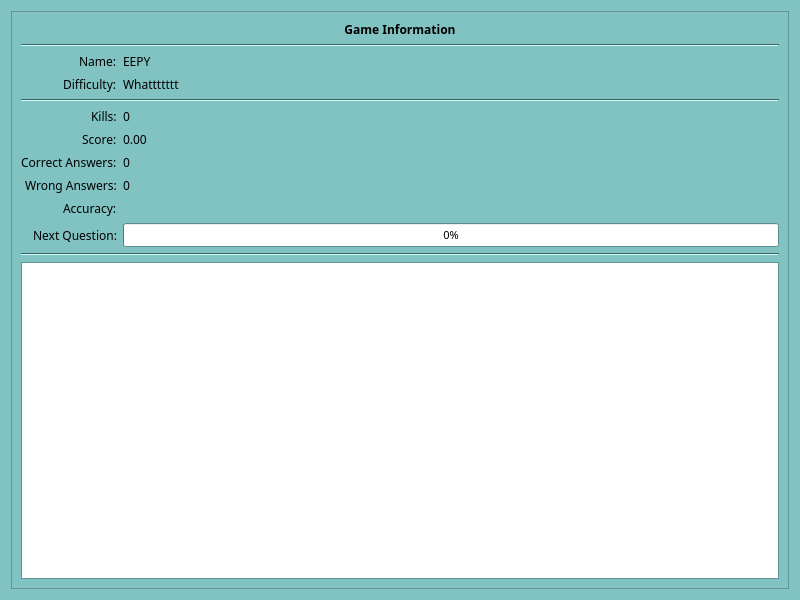
<?xml version="1.0" encoding="UTF-8"?>
<ui version="4.0">
 <class>Form</class>
 <widget class="QWidget" name="Form">
  <property name="geometry">
   <rect>
    <x>0</x>
    <y>0</y>
    <width>800</width>
    <height>600</height>
   </rect>
  </property>
  <property name="palette">
   <palette>
    <active>
     <colorrole role="WindowText">
      <brush brushstyle="SolidPattern">
       <color alpha="255">
        <red>0</red>
        <green>0</green>
        <blue>0</blue>
       </color>
      </brush>
     </colorrole>
     <colorrole role="Button">
      <brush brushstyle="SolidPattern">
       <color alpha="255">
        <red>111</red>
        <green>166</green>
        <blue>166</blue>
       </color>
      </brush>
     </colorrole>
     <colorrole role="Light">
      <brush brushstyle="SolidPattern">
       <color alpha="255">
        <red>206</red>
        <green>255</green>
        <blue>255</blue>
       </color>
      </brush>
     </colorrole>
     <colorrole role="Midlight">
      <brush brushstyle="SolidPattern">
       <color alpha="255">
        <red>167</red>
        <green>224</green>
        <blue>224</blue>
       </color>
      </brush>
     </colorrole>
     <colorrole role="Dark">
      <brush brushstyle="SolidPattern">
       <color alpha="255">
        <red>64</red>
        <green>97</green>
        <blue>97</blue>
       </color>
      </brush>
     </colorrole>
     <colorrole role="Mid">
      <brush brushstyle="SolidPattern">
       <color alpha="255">
        <red>86</red>
        <green>129</green>
        <blue>129</blue>
       </color>
      </brush>
     </colorrole>
     <colorrole role="Text">
      <brush brushstyle="SolidPattern">
       <color alpha="255">
        <red>0</red>
        <green>0</green>
        <blue>0</blue>
       </color>
      </brush>
     </colorrole>
     <colorrole role="BrightText">
      <brush brushstyle="SolidPattern">
       <color alpha="255">
        <red>255</red>
        <green>255</green>
        <blue>255</blue>
       </color>
      </brush>
     </colorrole>
     <colorrole role="ButtonText">
      <brush brushstyle="SolidPattern">
       <color alpha="255">
        <red>0</red>
        <green>0</green>
        <blue>0</blue>
       </color>
      </brush>
     </colorrole>
     <colorrole role="Base">
      <brush brushstyle="SolidPattern">
       <color alpha="255">
        <red>255</red>
        <green>255</green>
        <blue>255</blue>
       </color>
      </brush>
     </colorrole>
     <colorrole role="Window">
      <brush brushstyle="SolidPattern">
       <color alpha="255">
        <red>129</red>
        <green>194</green>
        <blue>194</blue>
       </color>
      </brush>
     </colorrole>
     <colorrole role="Shadow">
      <brush brushstyle="SolidPattern">
       <color alpha="255">
        <red>0</red>
        <green>0</green>
        <blue>0</blue>
       </color>
      </brush>
     </colorrole>
     <colorrole role="AlternateBase">
      <brush brushstyle="SolidPattern">
       <color alpha="255">
        <red>192</red>
        <green>224</green>
        <blue>224</blue>
       </color>
      </brush>
     </colorrole>
     <colorrole role="ToolTipBase">
      <brush brushstyle="SolidPattern">
       <color alpha="255">
        <red>255</red>
        <green>255</green>
        <blue>220</blue>
       </color>
      </brush>
     </colorrole>
     <colorrole role="ToolTipText">
      <brush brushstyle="SolidPattern">
       <color alpha="255">
        <red>0</red>
        <green>0</green>
        <blue>0</blue>
       </color>
      </brush>
     </colorrole>
     <colorrole role="PlaceholderText">
      <brush brushstyle="SolidPattern">
       <color alpha="127">
        <red>0</red>
        <green>0</green>
        <blue>0</blue>
       </color>
      </brush>
     </colorrole>
     <colorrole role="Accent">
      <brush brushstyle="SolidPattern">
       <color alpha="255">
        <red>255</red>
        <green>255</green>
        <blue>255</blue>
       </color>
      </brush>
     </colorrole>
    </active>
    <inactive>
     <colorrole role="WindowText">
      <brush brushstyle="SolidPattern">
       <color alpha="255">
        <red>0</red>
        <green>0</green>
        <blue>0</blue>
       </color>
      </brush>
     </colorrole>
     <colorrole role="Button">
      <brush brushstyle="SolidPattern">
       <color alpha="255">
        <red>111</red>
        <green>166</green>
        <blue>166</blue>
       </color>
      </brush>
     </colorrole>
     <colorrole role="Light">
      <brush brushstyle="SolidPattern">
       <color alpha="255">
        <red>206</red>
        <green>255</green>
        <blue>255</blue>
       </color>
      </brush>
     </colorrole>
     <colorrole role="Midlight">
      <brush brushstyle="SolidPattern">
       <color alpha="255">
        <red>167</red>
        <green>224</green>
        <blue>224</blue>
       </color>
      </brush>
     </colorrole>
     <colorrole role="Dark">
      <brush brushstyle="SolidPattern">
       <color alpha="255">
        <red>64</red>
        <green>97</green>
        <blue>97</blue>
       </color>
      </brush>
     </colorrole>
     <colorrole role="Mid">
      <brush brushstyle="SolidPattern">
       <color alpha="255">
        <red>86</red>
        <green>129</green>
        <blue>129</blue>
       </color>
      </brush>
     </colorrole>
     <colorrole role="Text">
      <brush brushstyle="SolidPattern">
       <color alpha="255">
        <red>0</red>
        <green>0</green>
        <blue>0</blue>
       </color>
      </brush>
     </colorrole>
     <colorrole role="BrightText">
      <brush brushstyle="SolidPattern">
       <color alpha="255">
        <red>255</red>
        <green>255</green>
        <blue>255</blue>
       </color>
      </brush>
     </colorrole>
     <colorrole role="ButtonText">
      <brush brushstyle="SolidPattern">
       <color alpha="255">
        <red>0</red>
        <green>0</green>
        <blue>0</blue>
       </color>
      </brush>
     </colorrole>
     <colorrole role="Base">
      <brush brushstyle="SolidPattern">
       <color alpha="255">
        <red>255</red>
        <green>255</green>
        <blue>255</blue>
       </color>
      </brush>
     </colorrole>
     <colorrole role="Window">
      <brush brushstyle="SolidPattern">
       <color alpha="255">
        <red>129</red>
        <green>194</green>
        <blue>194</blue>
       </color>
      </brush>
     </colorrole>
     <colorrole role="Shadow">
      <brush brushstyle="SolidPattern">
       <color alpha="255">
        <red>0</red>
        <green>0</green>
        <blue>0</blue>
       </color>
      </brush>
     </colorrole>
     <colorrole role="AlternateBase">
      <brush brushstyle="SolidPattern">
       <color alpha="255">
        <red>192</red>
        <green>224</green>
        <blue>224</blue>
       </color>
      </brush>
     </colorrole>
     <colorrole role="ToolTipBase">
      <brush brushstyle="SolidPattern">
       <color alpha="255">
        <red>255</red>
        <green>255</green>
        <blue>220</blue>
       </color>
      </brush>
     </colorrole>
     <colorrole role="ToolTipText">
      <brush brushstyle="SolidPattern">
       <color alpha="255">
        <red>0</red>
        <green>0</green>
        <blue>0</blue>
       </color>
      </brush>
     </colorrole>
     <colorrole role="PlaceholderText">
      <brush brushstyle="SolidPattern">
       <color alpha="127">
        <red>0</red>
        <green>0</green>
        <blue>0</blue>
       </color>
      </brush>
     </colorrole>
     <colorrole role="Accent">
      <brush brushstyle="SolidPattern">
       <color alpha="255">
        <red>255</red>
        <green>255</green>
        <blue>255</blue>
       </color>
      </brush>
     </colorrole>
    </inactive>
    <disabled>
     <colorrole role="WindowText">
      <brush brushstyle="SolidPattern">
       <color alpha="255">
        <red>64</red>
        <green>97</green>
        <blue>97</blue>
       </color>
      </brush>
     </colorrole>
     <colorrole role="Button">
      <brush brushstyle="SolidPattern">
       <color alpha="255">
        <red>111</red>
        <green>166</green>
        <blue>166</blue>
       </color>
      </brush>
     </colorrole>
     <colorrole role="Light">
      <brush brushstyle="SolidPattern">
       <color alpha="255">
        <red>206</red>
        <green>255</green>
        <blue>255</blue>
       </color>
      </brush>
     </colorrole>
     <colorrole role="Midlight">
      <brush brushstyle="SolidPattern">
       <color alpha="255">
        <red>167</red>
        <green>224</green>
        <blue>224</blue>
       </color>
      </brush>
     </colorrole>
     <colorrole role="Dark">
      <brush brushstyle="SolidPattern">
       <color alpha="255">
        <red>64</red>
        <green>97</green>
        <blue>97</blue>
       </color>
      </brush>
     </colorrole>
     <colorrole role="Mid">
      <brush brushstyle="SolidPattern">
       <color alpha="255">
        <red>86</red>
        <green>129</green>
        <blue>129</blue>
       </color>
      </brush>
     </colorrole>
     <colorrole role="Text">
      <brush brushstyle="SolidPattern">
       <color alpha="255">
        <red>64</red>
        <green>97</green>
        <blue>97</blue>
       </color>
      </brush>
     </colorrole>
     <colorrole role="BrightText">
      <brush brushstyle="SolidPattern">
       <color alpha="255">
        <red>255</red>
        <green>255</green>
        <blue>255</blue>
       </color>
      </brush>
     </colorrole>
     <colorrole role="ButtonText">
      <brush brushstyle="SolidPattern">
       <color alpha="255">
        <red>64</red>
        <green>97</green>
        <blue>97</blue>
       </color>
      </brush>
     </colorrole>
     <colorrole role="Base">
      <brush brushstyle="SolidPattern">
       <color alpha="255">
        <red>129</red>
        <green>194</green>
        <blue>194</blue>
       </color>
      </brush>
     </colorrole>
     <colorrole role="Window">
      <brush brushstyle="SolidPattern">
       <color alpha="255">
        <red>129</red>
        <green>194</green>
        <blue>194</blue>
       </color>
      </brush>
     </colorrole>
     <colorrole role="Shadow">
      <brush brushstyle="SolidPattern">
       <color alpha="255">
        <red>0</red>
        <green>0</green>
        <blue>0</blue>
       </color>
      </brush>
     </colorrole>
     <colorrole role="AlternateBase">
      <brush brushstyle="SolidPattern">
       <color alpha="255">
        <red>129</red>
        <green>194</green>
        <blue>194</blue>
       </color>
      </brush>
     </colorrole>
     <colorrole role="ToolTipBase">
      <brush brushstyle="SolidPattern">
       <color alpha="255">
        <red>255</red>
        <green>255</green>
        <blue>220</blue>
       </color>
      </brush>
     </colorrole>
     <colorrole role="ToolTipText">
      <brush brushstyle="SolidPattern">
       <color alpha="255">
        <red>0</red>
        <green>0</green>
        <blue>0</blue>
       </color>
      </brush>
     </colorrole>
     <colorrole role="PlaceholderText">
      <brush brushstyle="SolidPattern">
       <color alpha="127">
        <red>64</red>
        <green>97</green>
        <blue>97</blue>
       </color>
      </brush>
     </colorrole>
     <colorrole role="Accent">
      <brush brushstyle="SolidPattern">
       <color alpha="255">
        <red>168</red>
        <green>252</green>
        <blue>252</blue>
       </color>
      </brush>
     </colorrole>
    </disabled>
   </palette>
  </property>
  <property name="font">
   <font>
    <family>Arial Rounded MT</family>
   </font>
  </property>
  <property name="windowTitle">
   <string>Form</string>
  </property>
  <layout class="QHBoxLayout" name="horizontalLayout" stretch="1">
   <item>
    <widget class="QFrame" name="frame">
     <property name="frameShape">
      <enum>QFrame::Shape::StyledPanel</enum>
     </property>
     <property name="frameShadow">
      <enum>QFrame::Shadow::Raised</enum>
     </property>
     <layout class="QVBoxLayout" name="verticalLayout_2" stretch="0,0,0,0,1">
      <item>
       <widget class="QLabel" name="label_2">
        <property name="font">
         <font>
          <family>Arial Rounded MT</family>
          <bold>true</bold>
         </font>
        </property>
        <property name="text">
         <string>Game Information</string>
        </property>
        <property name="alignment">
         <set>Qt::AlignmentFlag::AlignCenter</set>
        </property>
       </widget>
      </item>
      <item>
       <widget class="Line" name="line">
        <property name="orientation">
         <enum>Qt::Orientation::Horizontal</enum>
        </property>
       </widget>
      </item>
      <item>
       <layout class="QFormLayout" name="formLayout">
        <property name="labelAlignment">
         <set>Qt::AlignmentFlag::AlignRight|Qt::AlignmentFlag::AlignTrailing|Qt::AlignmentFlag::AlignVCenter</set>
        </property>
        <item row="0" column="0">
         <widget class="QLabel" name="label_3">
          <property name="text">
           <string>Name:</string>
          </property>
         </widget>
        </item>
        <item row="0" column="1">
         <widget class="QLabel" name="characterName">
          <property name="text">
           <string>EEPY</string>
          </property>
         </widget>
        </item>
        <item row="1" column="0">
         <widget class="QLabel" name="label">
          <property name="text">
           <string>Difficulty:</string>
          </property>
         </widget>
        </item>
        <item row="1" column="1">
         <widget class="QLabel" name="gameDifficulty">
          <property name="text">
           <string>Whattttttt</string>
          </property>
         </widget>
        </item>
        <item row="2" column="0" colspan="2">
         <widget class="Line" name="line_2">
          <property name="orientation">
           <enum>Qt::Orientation::Horizontal</enum>
          </property>
         </widget>
        </item>
        <item row="3" column="0">
         <widget class="QLabel" name="label_4">
          <property name="text">
           <string>Kills:</string>
          </property>
         </widget>
        </item>
        <item row="3" column="1">
         <widget class="QLabel" name="kills">
          <property name="text">
           <string>0</string>
          </property>
         </widget>
        </item>
        <item row="4" column="0">
         <widget class="QLabel" name="label_7">
          <property name="text">
           <string>Score:</string>
          </property>
         </widget>
        </item>
        <item row="4" column="1">
         <widget class="QLabel" name="score">
          <property name="text">
           <string>0.00</string>
          </property>
         </widget>
        </item>
        <item row="5" column="0">
         <widget class="QLabel" name="label_6">
          <property name="text">
           <string>Correct Answers:</string>
          </property>
         </widget>
        </item>
        <item row="5" column="1">
         <widget class="QLabel" name="correctAnswers">
          <property name="text">
           <string>0</string>
          </property>
         </widget>
        </item>
        <item row="6" column="0">
         <widget class="QLabel" name="label_8">
          <property name="text">
           <string>Wrong Answers:</string>
          </property>
         </widget>
        </item>
        <item row="6" column="1">
         <widget class="QLabel" name="wrongAnswers">
          <property name="text">
           <string>0</string>
          </property>
         </widget>
        </item>
        <item row="7" column="0">
         <widget class="QLabel" name="label_10">
          <property name="text">
           <string>Accuracy:</string>
          </property>
         </widget>
        </item>
        <item row="7" column="1">
         <widget class="QLabel" name="accuracy">
          <property name="text">
           <string/>
          </property>
         </widget>
        </item>
        <item row="8" column="0">
         <widget class="QLabel" name="label_5">
          <property name="font">
           <font>
            <family>Arial Rounded MT</family>
            <bold>false</bold>
           </font>
          </property>
          <property name="text">
           <string>Next Question:</string>
          </property>
          <property name="scaledContents">
           <bool>false</bool>
          </property>
          <property name="alignment">
           <set>Qt::AlignmentFlag::AlignRight|Qt::AlignmentFlag::AlignTrailing|Qt::AlignmentFlag::AlignVCenter</set>
          </property>
         </widget>
        </item>
        <item row="8" column="1">
         <widget class="QProgressBar" name="progressBar">
          <property name="sizePolicy">
           <sizepolicy hsizetype="Preferred" vsizetype="Preferred">
            <horstretch>0</horstretch>
            <verstretch>0</verstretch>
           </sizepolicy>
          </property>
          <property name="font">
           <font>
            <family>Arial Rounded MT</family>
            <pointsize>8</pointsize>
            <bold>false</bold>
            <kerning>true</kerning>
           </font>
          </property>
          <property name="value">
           <number>0</number>
          </property>
          <property name="textVisible">
           <bool>true</bool>
          </property>
          <property name="invertedAppearance">
           <bool>false</bool>
          </property>
          <property name="textDirection">
           <enum>QProgressBar::Direction::TopToBottom</enum>
          </property>
         </widget>
        </item>
       </layout>
      </item>
      <item>
       <widget class="Line" name="line_3">
        <property name="orientation">
         <enum>Qt::Orientation::Horizontal</enum>
        </property>
       </widget>
      </item>
      <item>
       <widget class="QGraphicsView" name="ammoView">
        <property name="interactive">
         <bool>false</bool>
        </property>
       </widget>
      </item>
     </layout>
    </widget>
   </item>
  </layout>
 </widget>
 <resources/>
 <connections/>
</ui>
